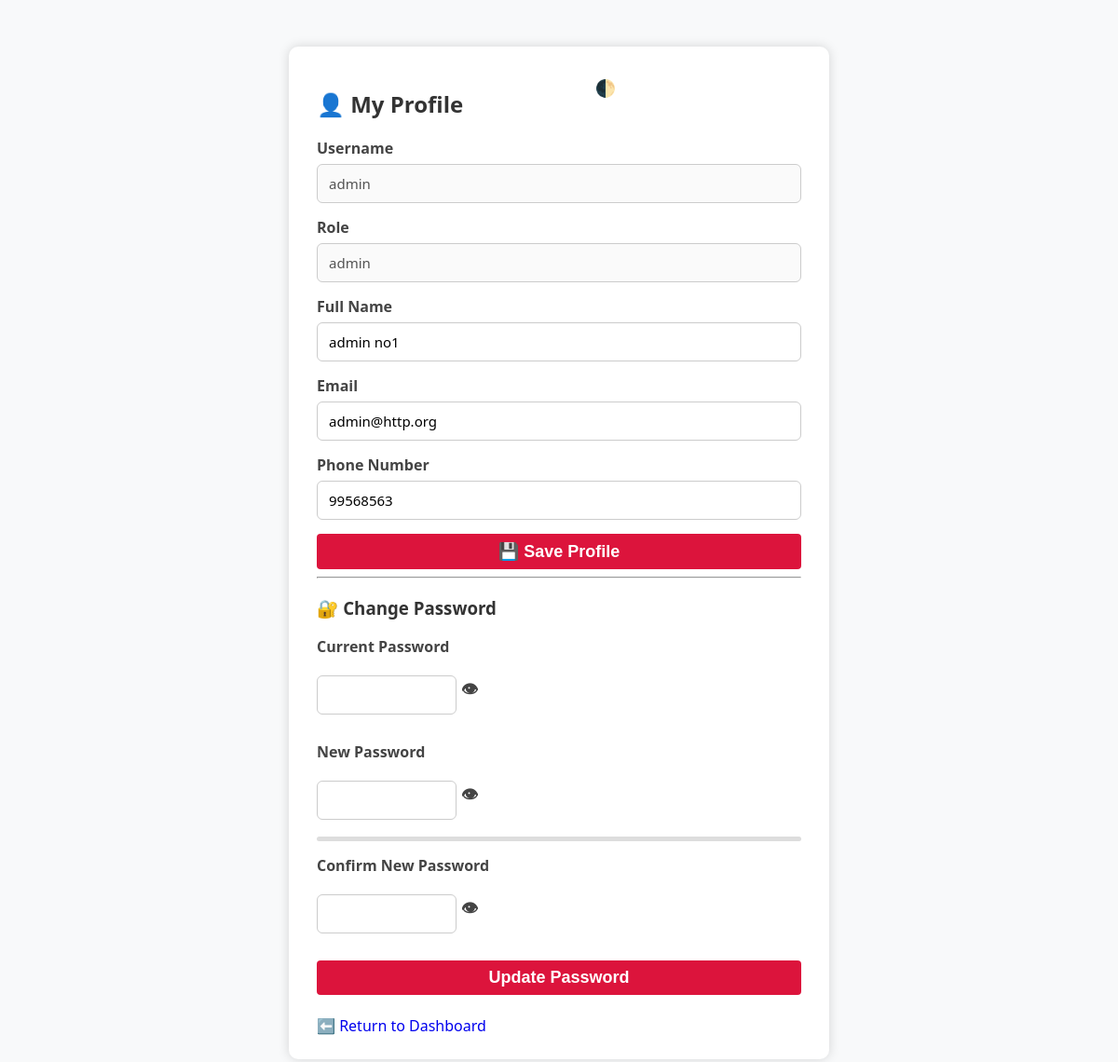
The app's page /profile.php (signed in) with its own data.
### tables this page shows
CREATE TABLE users (
    id INT AUTO_INCREMENT PRIMARY KEY,
    username VARCHAR(50) UNIQUE NOT NULL,
    role_ ENUM('admin', 'technician', 'viewer') NOT NULL,
    password VARCHAR(255) NOT NULL ,
    full_name VARCHAR(100),
    email VARCHAR(100),
    phone VARCHAR(20)
);

### profile.php (the view, shortened to what this page needs)
<?php
require_once 'db.php';
$user_id = $_SESSION['user_id'];
$stmt = $mysqli->prepare("SELECT username, role_, full_name, email, phone FROM users WHERE id = ?");
$stmt->bind_param("i", $user_id);
$stmt->execute();
$user = $stmt->get_result()->fetch_assoc();
?>
<!DOCTYPE html>
<html lang="en">
<head>
  <link rel="stylesheet" href="style_defect.css">
  <link rel="stylesheet" href="darkmode.css">
</head>
<body>
  <header>
    <button class="dm" onclick="toggleDarkMode()" style="float:right;">🌓 </button>
  </header>
  <div class="profile-container">
    <h2>👤 My Profile</h2>
    <form method="post" action="API/update_profile.php">
      <label>Username</label>
      <input type="text" value="<?= htmlspecialchars($user['username']) ?>" disabled>
      <label>Role</label>
      <input type="text" value="<?= htmlspecialchars($user['role_']) ?>" disabled>
      <label>Full Name</label>
      <input type="text" name="full_name" value="<?= htmlspecialchars($user['full_name']) ?>">
      <label>Email</label>
      <input type="email" name="email" value="<?= htmlspecialchars($user['email']) ?>">
      <label>Phone Number</label>
      <input type="text" name="phone" value="<?= htmlspecialchars($user['phone']) ?>">
      <button type="submit" class="btn">💾 Save Profile</button>
    </form>
    <hr>
    <form method="post" action="API/update_password.php">
      <h3>🔐 Change Password</h3>
      <label>Current Password</label>
      <div class="password-field">
        <input type="password" id="current_password" name="current_password" required>
        <button type="button" onclick="toggleVisibility('current_password', this)">👁</button>
      </div>
      <label>New Password</label>
      <div class="password-field">
        <input type="password" id="new_password" name="new_password" required oninput="checkStrength()">
        <button type="button" onclick="toggleVisibility('new_password', this)">👁</button>
      </div>
      <div id="strengthBar"></div>
      <label>Confirm New Password</label>
      <div class="password-field">
        <input type="password" id="confirm_password" name="confirm_password" required>
        <button type="button" onclick="toggleVisibility('confirm_password', this)">👁</button>
      </div>
      <button type="submit" class="btn">Update Password</button>
    </form>
    <br><a href="index.php" style="text-decoration:none;">⬅️ Return to Dashboard</a>
  </div>
</body>
</html>

### style_defect.css (style rules this page uses)
body { margin: 0; font-family: 'Segoe UI', sans-serif; background-color: #f8f9fa; color: #333; }
label { display: block; margin-top: 15px; font-weight: 600; color: #444; }
input[type="text"], input[type="number"], input[type="date"], input[type="email"], input[type="password"], select, textarea { width: 100%; padding: 10px 12px; margin-top: 6px; border: 1px solid #ccc; border-radius: 6px; font-size: 15px; font-family: inherit; resize: vertical; box-sizing: border-box; transition: border-color 0.3s ease; }
button { background: #d71920; color: white; padding: 12px 20px; border: none; border-radius: 6px; cursor: pointer; font-size: 18px; margin-top: 30px; width: 100%; font-weight: bold; transition: background-color 0.3s ease; }

### darkmode.css (style rules this page uses)
.dm { width:100px; margin-right: 500px; background: none; border: none; font-size: 18px; cursor: pointer; padding: 4px; }

### profile.php (style rules this page uses)
.profile-container { max-width: 520px; margin: 50px auto; background: #fff; padding: 25px 30px; border-radius: 10px; box-shadow: 0 0 12px rgba(0,0,0,0.15); }
.btn { padding: 8px 16px; border: none; background-color: crimson; color: white; cursor: pointer; border-radius: 4px; margin-top: 15px; }
.password-field { display: flex; align-items: center; position: relative; }
.password-field input { width: 150px; padding-right: 40px; }
.password-field button { width:50px; position: relative; right: 15px; margin-top:10px; margin-bottom:12px; background: none; border: none; font-size: 18px; cursor: pointer; color: #444; }
#strengthBar { height: 5px; margin-top: 4px; border-radius: 3px; background: #ddd; transition: width 0.3s; }

### records on screen
users: username "admin", role_ "admin", full_name "admin no1", email "admin@http.org", phone "99568563"
